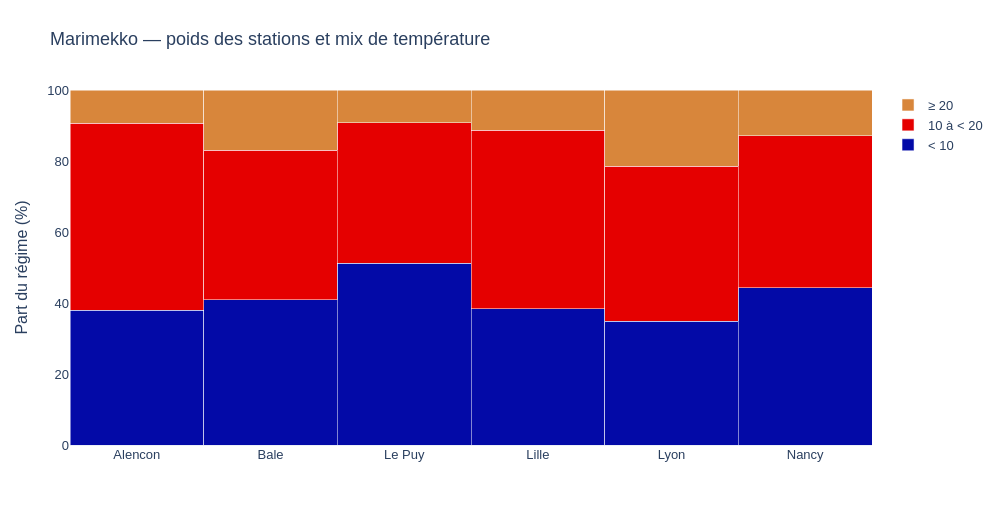

Here is the notebook cell this chart was saved with:
### Markdown cell above
### <b><div style='padding:15px;background-color:#d8dcd6;color:#030aa7;font-size:120%;text-align: left'>Plotly</div></b>

### Code cell
ID_GRAPHIQUE = '08_02'
BIBLIOTHEQUE = 'plotly'
fig=go.Figure()
for j,col in enumerate(parts):fig.add_trace(go.Bar(x=gauches+largeurs.to_numpy()/2,y=parts[col],width=largeurs,name=col,marker_color=palette[j],customdata=parts.index,hovertemplate='%{customdata} : %{y:.1f}%<extra></extra>'))
fig.update_layout(barmode='stack',bargap=0,xaxis={'tickvals':(gauches+largeurs.to_numpy()/2).tolist(),'ticktext':parts.index.tolist(),'range':[0,100]},yaxis={'range':[0,100],'title':'Part du régime (%)'})
montrer_plotly(fig,'Marimekko — poids des stations et mix de température')

### Figure 1 — Plotly figure (JSON) as saved in the notebook; plotly's stock layout.template omitted (floating-point values rounded to 4 significant figures)
{"data": [{"customdata": ["Alencon", "Bale", "Le Puy", "Lille", "Lyon", "Nancy"], "hovertemplate": "%{customdata} : %{y:.1f}%<extra></extra>", "marker": {"color": "#030aa7"}, "name": "< 10", "type": "bar", "width": [16.67, 16.67, 16.67, 16.67, 16.67, 16.67], "x": [8.333, 25.0, 41.67, 58.33, 75.0, 91.67], "y": [38.03, 40.93, 51.14, 38.33, 34.85, 44.35]}, {"customdata": ["Alencon", "Bale", "Le Puy", "Lille", "Lyon", "Nancy"], "hovertemplate": "%{customdata} : %{y:.1f}%<extra></extra>", "marker": {"color": "#e50000"}, "name": "10 à < 20", "type": "bar", "width": [16.67, 16.67, 16.67, 16.67, 16.67, 16.67], "x": [8.333, 25.0, 41.67, 58.33, 75.0, 91.67], "y": [52.55, 42.13, 39.56, 50.36, 43.63, 42.74]}, {"customdata": ["Alencon", "Bale", "Le Puy", "Lille", "Lyon", "Nancy"], "hovertemplate": "%{customdata} : %{y:.1f}%<extra></extra>", "marker": {"color": "#d8863b"}, "name": "≥ 20", "type": "bar", "width": [16.67, 16.67, 16.67, 16.67, 16.67, 16.67], "x": [8.333, 25.0, 41.67, 58.33, 75.0, 91.67], "y": [9.429, 16.95, 9.293, 11.31, 21.52, 12.91]}], "layout": {"bargap": 0, "barmode": "stack", "font": {"family": "Arial", "size": 13}, "height": 520, "margin": {"b": 75, "l": 70, "r": 45, "t": 90}, "title": {"text": "Marimekko — poids des stations et mix de température"}, "width": 1000, "xaxis": {"range": [0, 100], "ticktext": ["Alencon", "Bale", "Le Puy", "Lille", "Lyon", "Nancy"], "tickvals": [8.333, 25, 41.67, 58.33, 75, 91.67]}, "yaxis": {"range": [0, 100], "title": {"text": "Part du régime (%)"}}}}
